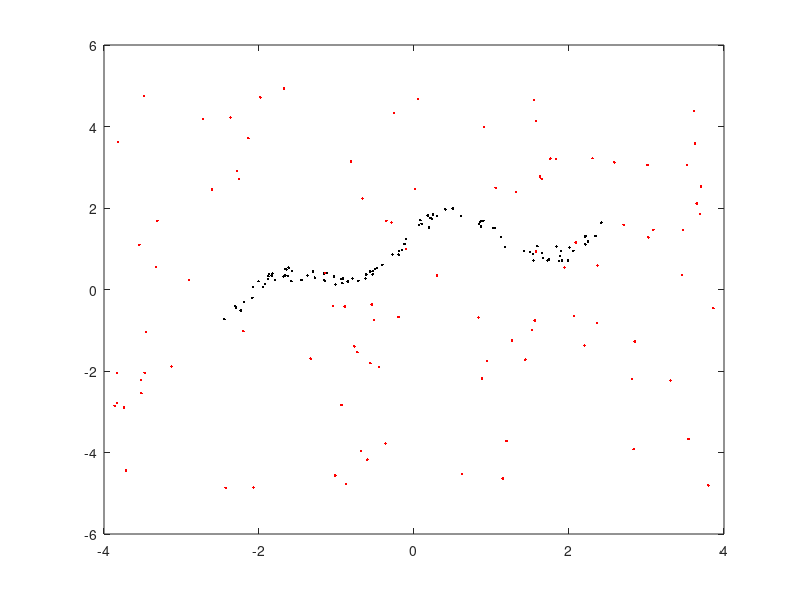

MATLAB code for this plot: (Note: this script raises an error after producing the figure.)
clc,clear all;
close all;
warning off;
%% generate data
outlierRT = 0.5;
N_inlier = 100; sigma_GT = 0.1; 
N_outlier = ceil(outlierRT/(1-outlierRT)*N_inlier);
train_x = (rand(N_inlier,1)-0.5)*5;
train_y = 0.3 + 0.4*train_x + 0.5*sin(2.7*train_x) + 1.1./(1+train_x.^2) + sigma_GT*randn(N_inlier,1);
outlier_x = (rand(N_outlier,1)-0.5)*8;
outlier_y = 10*(rand(N_outlier,1)-0.5);
train_x = [train_x;outlier_x];
train_y = [train_y;outlier_y];
iter = 150;
xs = linspace(-6, 6, 1000)';                  
figure;
plot(train_x(1:N_inlier),train_y(1:N_inlier),'k.'); hold on;
plot(train_x(1+N_inlier:end),train_y(1+N_inlier:end),'r.'); hold off;
linewidth = 1.5;
marksize = 2;
color_red = [200,36,35]/255;
color_darkgray = [89,89,89]/255;
%% Ours no SVI
param.M = 15;
param.beta = 1;
param.lambda = 1;
param.maxIter = 150;
param.outlierA = max(train_y)-min(train_y);
param.minP = 1e-8;
param.Ba = 10;
param.Bb = 10;
tic
hyperParam = inference(train_x,train_y,param);
toc
[fmu_RSGPR,fs2_RSGPR] = prediction(xs, hyperParam);

f_RSGPR_ys = [fmu_RSGPR+2*sqrt(fs2_RSGPR+hyperParam.sigma2); flipdim(fmu_RSGPR-2*sqrt(fs2_RSGPR+hyperParam.sigma2),1)];
figure;
fill([xs; flipdim(xs,1)], f_RSGPR_ys, [7 7 7]/8,'linewidth',linewidth,'edgecolor',color_darkgray)
hold on; 
plot(xs, fmu_RSGPR,'-','linewidth',linewidth,'color',color_darkgray); 
plot(train_x(1:N_inlier),train_y(1:N_inlier),'k.'); hold on;
plot(train_x(1+N_inlier:end),train_y(1+N_inlier:end),'r.'); 
plot(hyperParam.inducingX,-4.5,'^','color',color_darkgray);
plot(hyperParam.inducingXInit,4.5,'v','color',color_darkgray);
axis([-5 5 -5 5])
xticks([])
yticks([])
set(gca,'linewidth',1.5)
drawnow;




